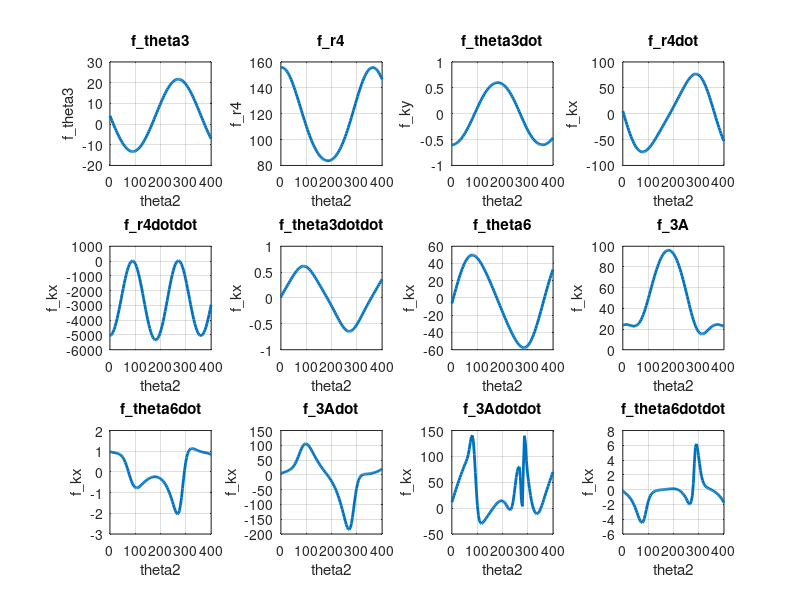

Write MATLAB code to recreate this figure.

%Code for Angles
theta2 = linspace(0, 400, 100);
R1 = 8.4;  % Example known value
R2 = 36;  % Example known value
R3 = 120;
R6 = 60;
theta2_velocity = 2;

f_theta3 = @(theta2) asind((R1 - R2.*sind(theta2))/R3);
f_r4 = @(theta2) R3.*cosd(f_theta3(theta2)) + R2.*cosd(theta2);
f_theta3dot = @(theta2) -1*R2*theta2_velocity*cosd(theta2)./(R3*cosd(f_theta3(theta2)));
f_r4dot = @(theta2) -1*R3.*f_theta3dot(theta2).*sind(f_theta3(theta2)) - R2*theta2_velocity.*sind(theta2);
f_theta3dotdot = @(theta2) (R3.*(f_theta3dot(theta2).^2).*sind(f_theta3(theta2)) + R2*theta2_velocity.*sind(theta2)) ./ (R3.*cosd(f_theta3(theta2)));
f_r4dotdot = @(theta2) -1*R3.*(f_theta3dotdot(theta2).*sind(f_theta3(theta2)) + R3.*f_theta3dot(theta2).^2.*cosd(f_theta3(theta2))) + + R2.*theta2_velocity.^2.*cosd(theta2);


f_theta6 = @(theta2) -1*asind(R2/R6*sind(f_theta3(theta2) - theta2)) - f_theta3(theta2);
f_3A = @(theta2) (R6.*cosd(f_theta6(theta2)) - R2.*cosd(theta2))./cosd(f_theta3(theta2));
f_3Adot = @(theta2) (f_3A(theta2).*f_theta3dot(theta2).*(sind(f_theta3(theta2)).*cosd(f_theta6(theta2)) - cosd(f_theta3(theta2)).*sind(f_theta6(theta2))) ...
            + R2*theta2_velocity.*(sind(theta2).*cosd(f_theta6(theta2)) - cosd(theta2).*sind(f_theta6(theta2)))) ...
            ./ (cosd(f_theta3(theta2)).*cosd(f_theta6(theta2)) + sind(f_theta3(theta2)).*sind(f_theta6(theta2)));

f_theta6dot = @(theta2) (f_3Adot(theta2).*cosd(f_theta3(theta2)) - f_3A(theta2).*f_theta3dot(theta2).*sind(f_theta3(theta2)) - R2*theta2_velocity.*sind(theta2)) ./ (-R6.*sind(f_theta6(theta2)));


f_ky = @(theta2) (-1*R6.*(f_theta6dot(theta2).^2).*sind(f_theta6(theta2)) - 2.*f_3Adot(theta2).*f_theta3dot(theta2).*cosd(f_theta3(theta2)) - f_3A(theta2).*f_theta3dotdot(theta2).*cosd(f_theta3(theta2)) + f_3A(theta2).*(f_theta3dot(theta2).^2).*sind(f_theta3(theta2)) + R2.*(theta2_velocity^2).*sind(theta2));
f_kx = @(theta2) -1*R6.*(f_theta6dot(theta2).^2).*cosd(f_theta6(theta2)) + 2.*f_3Adot(theta2).*f_theta3dot(theta2).*sind(f_theta3(theta2)) + f_3A(theta2).*f_theta3dotdot(theta2).*sind(f_theta3(theta2)) + f_3A(theta2).*(f_theta3dot(theta2).^2).*cosd(f_theta3(theta2)) + R2.*(theta2_velocity^2).*cosd(theta2);

%f_kx = @(theta2) -1*R6;

f_3Adotdot = @(theta2) -1.*(f_3A(theta2).*sind(f_theta3(theta2)) - f_ky(theta2)).*sind(f_theta6(theta2)./(cosd(f_theta6(theta2)).*cosd(f_theta3(theta2))) + f_kx(theta2)./cosd(f_theta3(theta2)));

f_theta6dotdot = @(theta2) (f_3Adotdot(theta2).*sind(f_theta3(theta2)) - f_ky(theta2)) ./ (R6.*cosd(f_theta6(theta2)));


% Create a 2x2 grid of subplots
figure;

% Plot 1: f_theta3
subplot(3, 4, 1);  % 2x2 grid, plot 1
plot(theta2, f_theta3(theta2), 'LineWidth', 2);
title('f\_theta3');
xlabel('theta2');
ylabel('f\_theta3');
grid on;

% Plot 2: f_r4
subplot(3, 4, 2);  % 2x2 grid, plot 2
plot(theta2, f_r4(theta2), 'LineWidth', 2);
title('f\_r4');
xlabel('theta2');
ylabel('f\_r4');
grid on;

% Plot 3: theta3dot
subplot(3, 4, 3);  % 2x2 grid, plot 3
plot(theta2, f_theta3dot(theta2), 'LineWidth', 2);
title('f\_theta3dot');
xlabel('theta2');
ylabel('f\_ky');
grid on;

% Plot 4: r4_dot
subplot(3, 4, 4);  % 2x2 grid, plot 4
plot(theta2, f_r4dot(theta2), 'LineWidth', 2);
title('f\_r4dot');
xlabel('theta2');
ylabel('f\_kx');
grid on;

subplot(3, 4, 5);  % 2x2 grid, plot 4
plot(theta2, f_r4dotdot(theta2), 'LineWidth', 2);
title('f\_r4dotdot');
xlabel('theta2');
ylabel('f\_kx');
grid on;

subplot(3, 4, 6);  % 2x2 grid, plot 4
plot(theta2, f_theta3dotdot(theta2), 'LineWidth', 2);
title('f\_theta3dotdot');
xlabel('theta2');
ylabel('f\_kx');
grid on;

subplot(3, 4, 7);  % 2x2 grid, plot 4
plot(theta2, f_theta6(theta2), 'LineWidth', 2);
title('f\_theta6');
xlabel('theta2');
ylabel('f\_kx');
grid on;

subplot(3, 4, 8);  % 2x2 grid, plot 4
plot(theta2, f_3A(theta2), 'LineWidth', 2);
title('f\_3A');
xlabel('theta2');
ylabel('f\_kx');
grid on;

subplot(3, 4, 9);  % 2x2 grid, plot 4
plot(theta2, f_theta6dot(theta2), 'LineWidth', 2);
title('f\_theta6dot');
xlabel('theta2');
ylabel('f\_kx');
grid on;

subplot(3, 4, 10);  % 2x2 grid, plot 4
plot(theta2, f_3Adot(theta2), 'LineWidth', 2);
title('f\_3Adot');
xlabel('theta2');
ylabel('f\_kx');
grid on;

subplot(3, 4, 11);  % 2x2 grid, plot 4
plot(theta2, f_3Adotdot(theta2), 'LineWidth', 2);
title('f\_3Adotdot');
xlabel('theta2');
ylabel('f\_kx');
grid on;

subplot(3, 4, 12);  % 2x2 grid, plot 4
plot(theta2, f_theta6dotdot(theta2), 'LineWidth', 2);
title('f\_theta6dotdot');
xlabel('theta2');
ylabel('f\_kx');
grid on;
